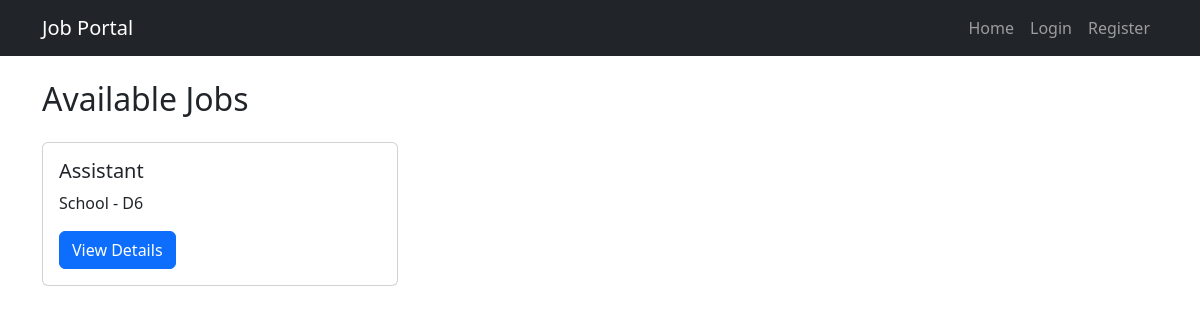
The page /jobs/ on the database as committed earlier.
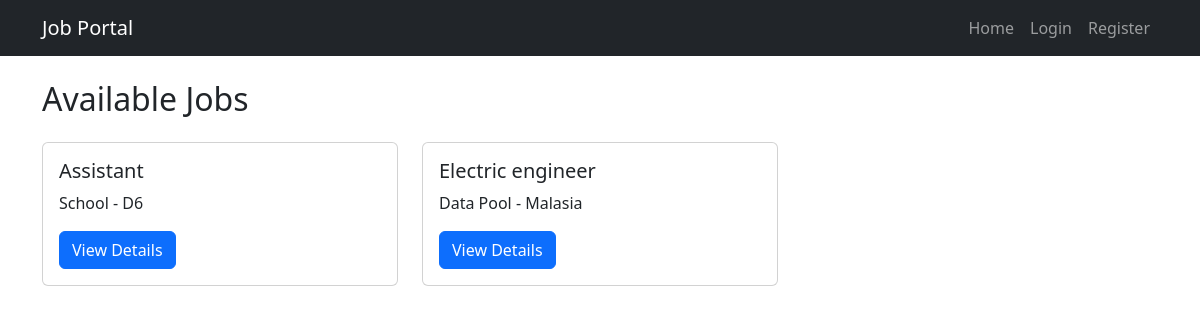
The same page on the database as committed later.
### jobs/models.py (models this page shows, shortened)
class Job(models.Model):
    title = models.CharField(max_length=200)
    description = models.TextField()
    company = models.CharField(max_length=200)
    location = models.CharField(max_length=100)
    salary = models.PositiveIntegerField()
    posted_at = models.DateTimeField(auto_now_add=True)
    employer = models.ForeignKey(User, on_delete=models.CASCADE, related_name="jobs", default=1)

### jobs/views.py (the view)
# urls.py: path("jobs/", views.job_list, name="job_list"),
def job_list(request):
    jobs = Job.objects.all()
    return render(request, "jobs/job_list.html", {"jobs": jobs})

### jobs/templates/jobs/job_list.html (shortened to what this page needs)
{% extends 'base.html' %}
{% block content %}
<h2 class="mb-4">Available Jobs</h2>
<div class="row">
    {% for job in jobs %}
    <div class="col-md-4">
        <div class="card mb-3">
            <div class="card-body">
                <h5 class="card-title">{{ job.title }}</h5>
                <p class="card-text">{{ job.company }} - {{ job.location }}</p>
                <a href="{% url 'job_detail' job.id %}" class="btn btn-primary">View Details</a>
            </div>
        </div>
    </div>
    {% empty %}
    <p>No jobs available.</p>
    {% endfor %}
</div>
{% endblock %}

Rows that differ between the two databases and show on the page:
added Job: title "Electric engineer", company "Data Pool", location "Malasia"
